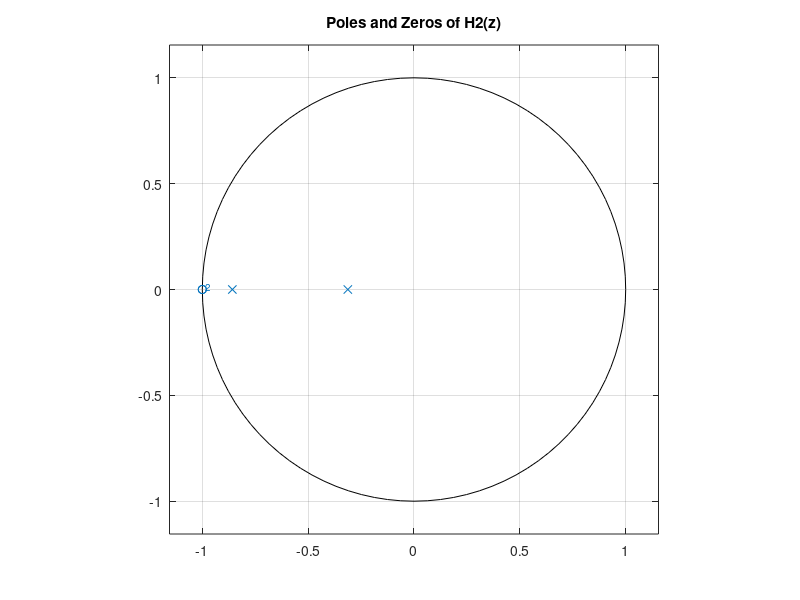

This figure's MATLAB source:
% Define the analogue filter transfer function H0(s)
num = [2]; % Numerator coefficients
den = [1 3 1]; % Denominator coefficients (s^2 + 3s + 2)

% Calculate the poles and zeros of the analogue filter
[z, p, k] = tf2zp(num, den); % Zeros, poles, and gain
disp('Zeros of H0(s):');
disp(z);
disp('Poles of H0(s):');
disp(p);

% Convert to IIR digital filter using bilinear transform
fs = 10; % Sampling frequency
[bd, ad] = bilinear(num, den, fs); % Digital filter coefficients using bilinear transform

% Calculate the poles and zeros of the digital filter
[zd, pd, kd] = tf2zp(bd, ad); % Zeros, poles, and gain of digital filter
disp('Zeros of H2(z):');
disp(zd);
disp('Poles of H2(z):');
disp(pd);

% Plot the poles and zeros in the z-plane
figure;
zplane(zd, pd);
title('Poles and Zeros of H2(z)');
grid on;
